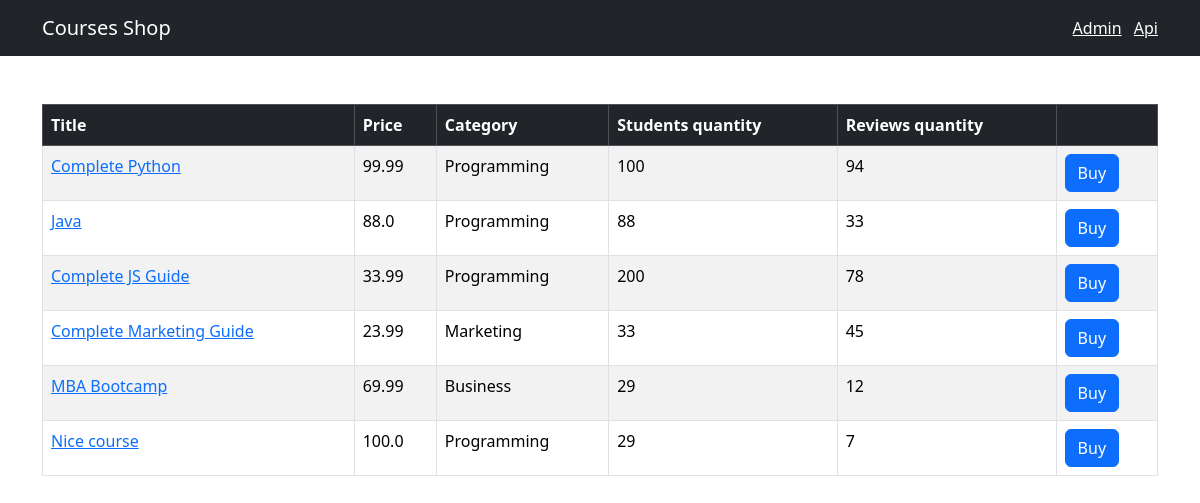
The page / on the database its author committed.
### shop/models.py (models this page shows, shortened)
class Course(models.Model):
  title = models.CharField(max_length =255)
  price = models.FloatField()
  students_qty = models.IntegerField()
  reviews_qty = models.IntegerField()
  category = models.ForeignKey(Category, on_delete = models.CASCADE)
  created_at = models.DateTimeField(default = timezone.now)

class Category(models.Model):
  title = models.CharField(max_length =300)
  created_at = models.DateTimeField(default = timezone.now)
  def __str__(self):
    return self.title

### shop/views.py (the view)
# urls.py: path("", views.index, name="index"),
def index (request) :
  courses = Course.objects.all()
  return render(request, "shop/courses.html", {"courses" : courses})

### templates/shop/courses.html (shortened to what this page needs)
{% extends "base.html" %}
{% block content %}
<table class="table mt-5 table-bordered table-striped table-hover">
  <thead class="table-dark">
    <tr>
      <th>Title</th>
      <th>Price</th>
      <th>Category</th>
      <th>Students quantity</th>
      <th>Reviews quantity</th>
      <th></th>
    </tr>
  </thead>
  <tbody>
    {% for course in courses%}
    <tr>
      <td><a href = {% url "shop:single_course" course.id %}>{{course.title}}</a></td>
      <td>{{course.price}}</td>
      <td>{{course.category}}</td>
      <td>{{course.students_qty}}</td>
      <td>{{course.reviews_qty}}</td>
      <td><button class="btn btn-primary">Buy</button></td>
    </tr>
    {% endfor %}
  </tbody>
</table>
{% endblock %}

### templates/base.html (shortened to what this page needs)
<!DOCTYPE html>
<html lang="en">
  <head>
    <link
      href="https://cdn.jsdelivr.net/npm/bootstrap@5.3.2/dist/css/bootstrap.min.css"
      rel="stylesheet"
    />
  </head>
  <body>
    <nav class="navbar navbar-dark bg-dark">
      <div class="container">
        <a href={% url "shop:index"%} class="navbar-brand">Courses Shop</a>
        <span class="navbar-text">
          <a href="/admin?" class="me-2" target="_blank">Admin</a>
          <a href="/api/v1/" target="_blank" >Api</a>
        </span>
      </div>
    </nav>
    <main class="container">{% block content %} {% endblock %}</main>
  </body>
</html>

### rows shown on the page
Course: title "Complete Python", price "99.99", category "Programming", students_qty "100", reviews_qty "94"
Course: title "Java", price "88.0", category "Programming", students_qty "88", reviews_qty "33"
Course: title "Complete JS Guide", price "33.99", category "Programming", students_qty "200", reviews_qty "78"
Course: title "Complete Marketing Guide", price "23.99", category "Marketing", students_qty "33", reviews_qty "45"
Course: title "MBA Bootcamp", price "69.99", category "Business", students_qty "29", reviews_qty "12"
Course: title "Nice course", price "100.0", category "Programming", students_qty "29", reviews_qty "7"
